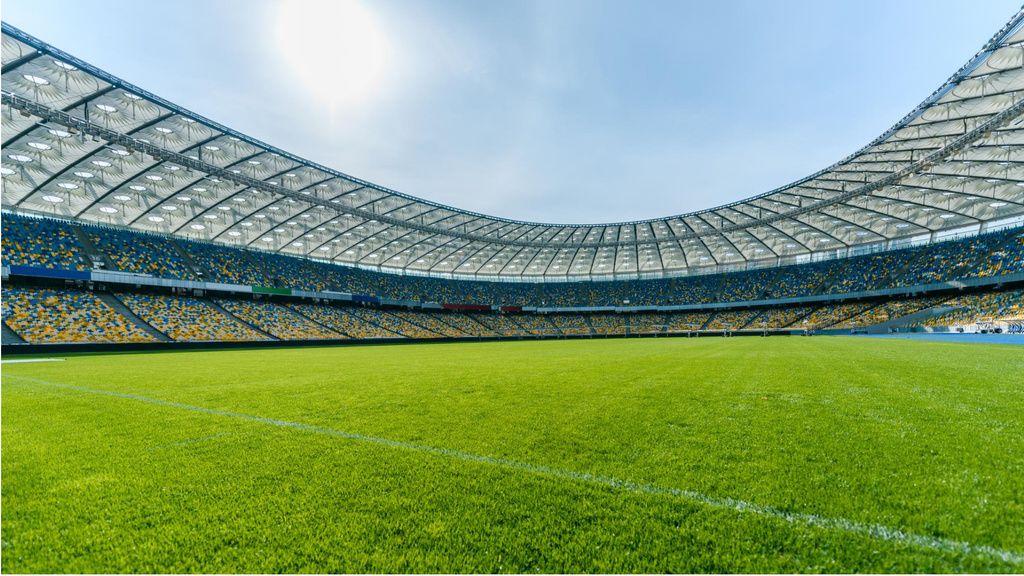
#> input picture add two images/stadium4.jpeg, 1024 x 576 px
$ python add_two_image2.py
#> lines starting #> are read from the running program, lines starting #| are printed output that depends on the picture
#> the answer given: 3
#> the answer given: 3
# Add two images using addwaited() method
import numpy as np
import cv2

def add_two_images(weight1, weight2):
#> called with weight1 = 3, weight2 = 3
    img = cv2.imread('stadium4.jpeg')
#> img is the input picture: shape (576, 1024, 3); mean B, G, R 110.8, 156.2, 127.2
    img2 = cv2.imread('Messi.jpg')
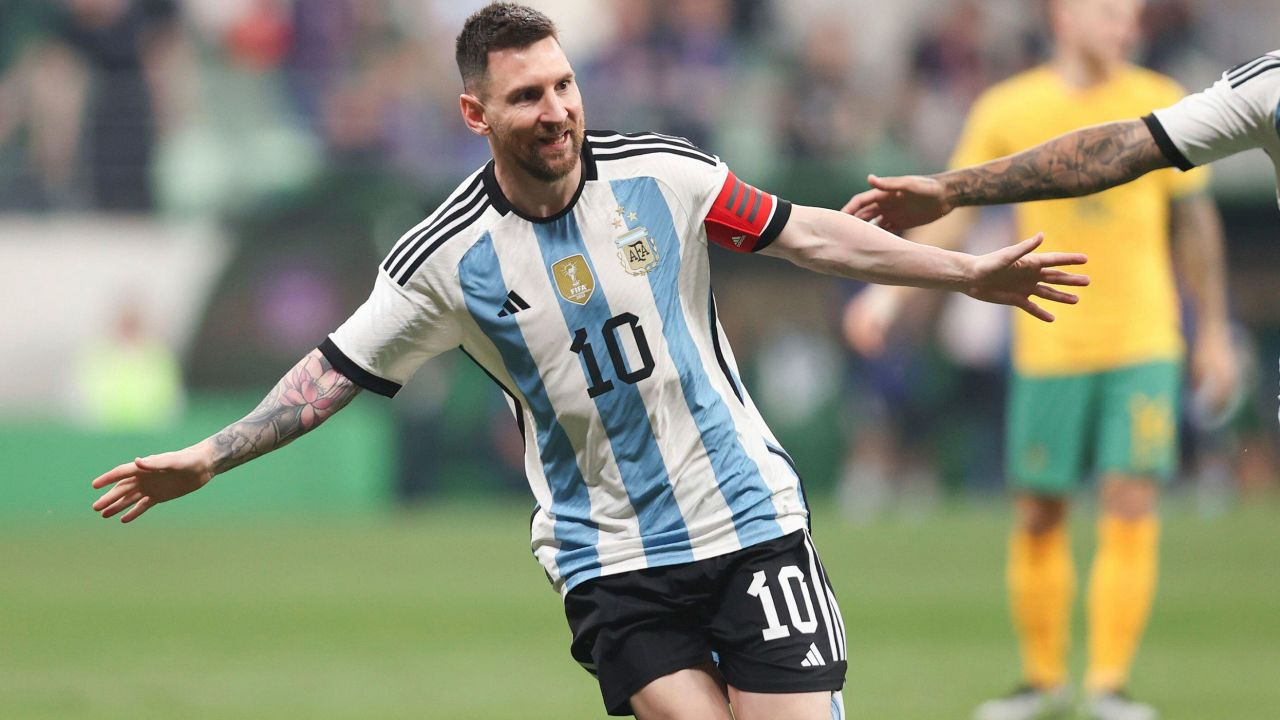
#> input picture add two images/messi.jpg, 1280 x 720 px, found by its file name
#> img2 is the input picture: shape (720, 1280, 3); mean B, G, R 118.1, 141.2, 137.6

    print('Image shape: ', img.shape)
#| Image shape:  (576, 1024, 3)
    print('Image size: ', img.size)
#| Image size:  1769472
    print('Image data type: ', img.dtype)
#| Image data type:  uint8

    b, g, r = cv2.split(img)
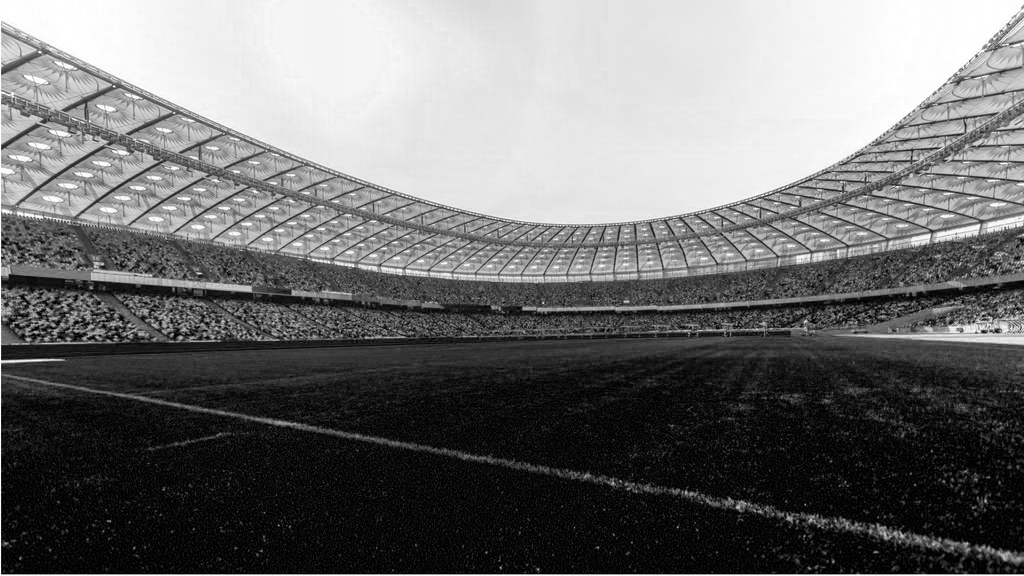
#> b: shape (576, 1024); min 0, max 255, mean 110.8
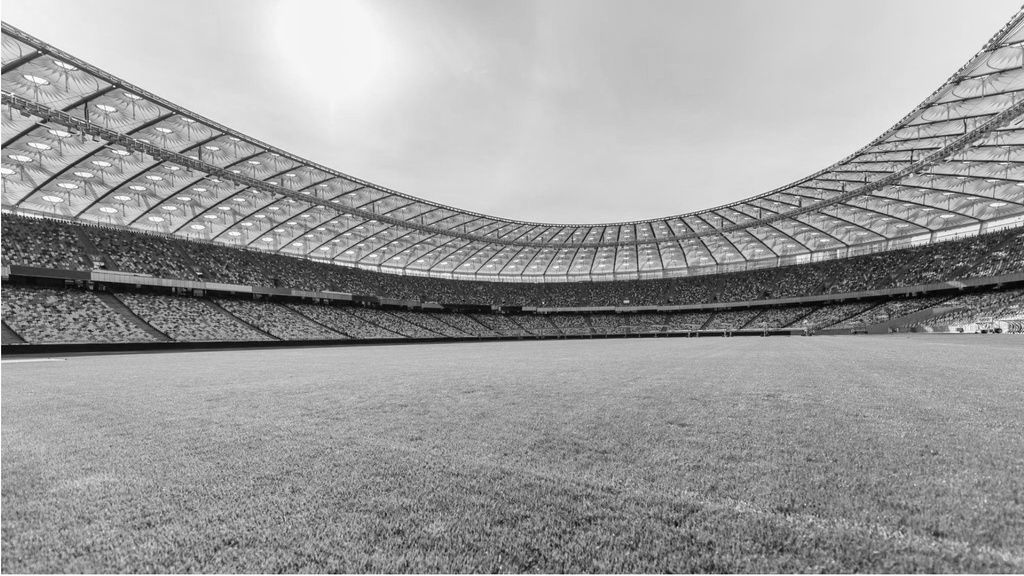
#> g: shape (576, 1024); min 0, max 255, mean 156.2
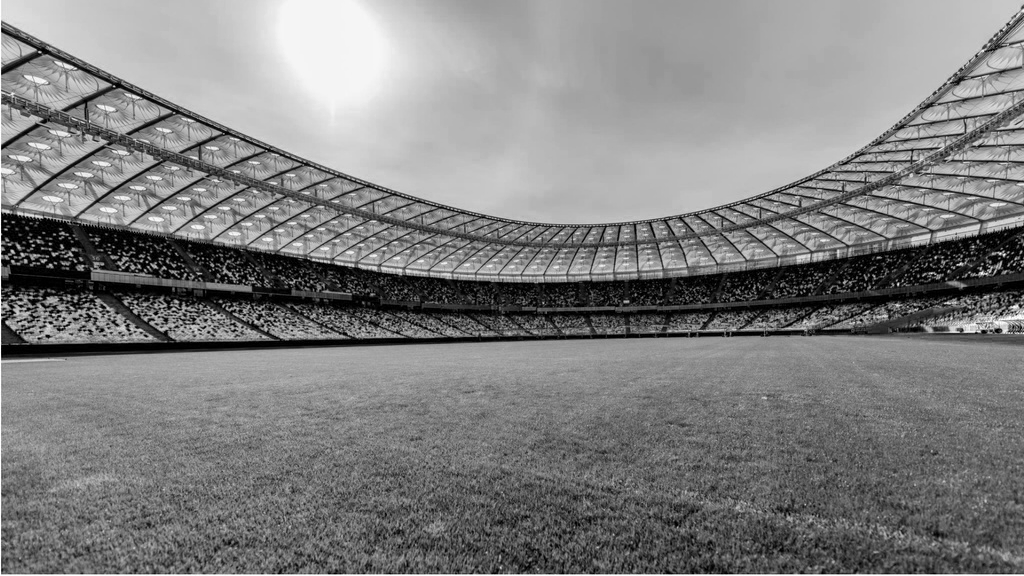
#> r: shape (576, 1024); min 0, max 255, mean 127.2
    img = cv2.merge((b, g, r))

    img = cv2.resize(img, (512, 512))
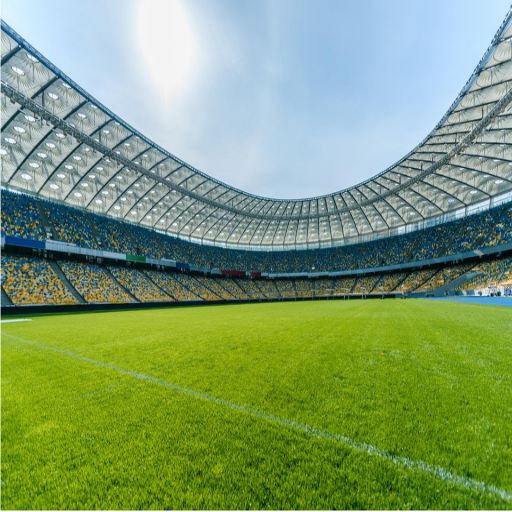
#> img: shape (512, 512, 3); mean B, G, R 110.7, 156.1, 127.2
    img2 = cv2.resize(img2, (512, 512))
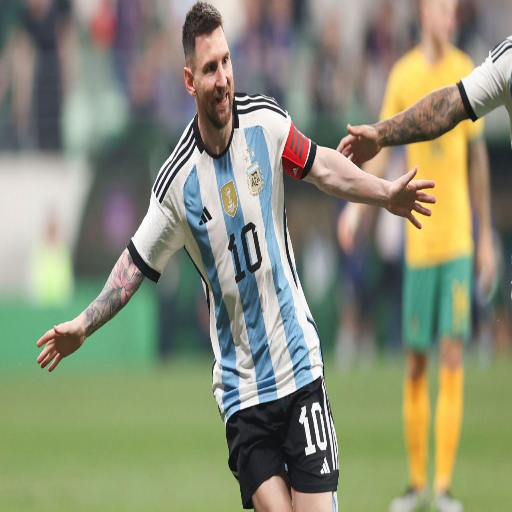
#> img2: shape (512, 512, 3); mean B, G, R 118, 141, 137.5

    merged_img = cv2.addWeighted(img, weight1, img2, weight2, 0)
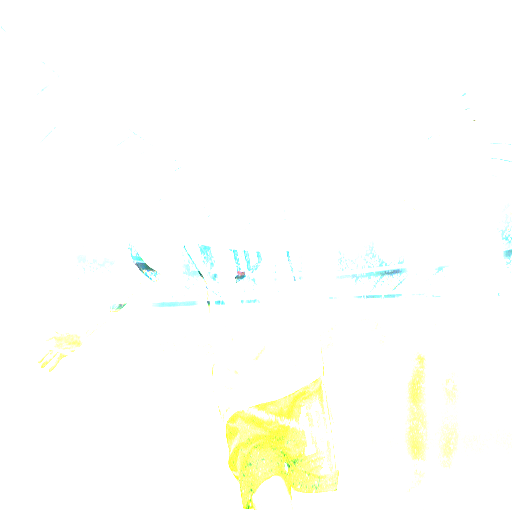
#> merged_img: shape (512, 512, 3); mean B, G, R 250.8, 254.9, 254.1
    cv2.imshow('Image', merged_img)

# weight1 = .5
weight1 = float(input('Enter weight of first image: '))
# weight2 = .5
weight2 = float(input('Enter weight of second image: '))
# Function call
add_two_images(weight1, weight2)

cv2.waitKey(0)
cv2.destroyAllWindows()
